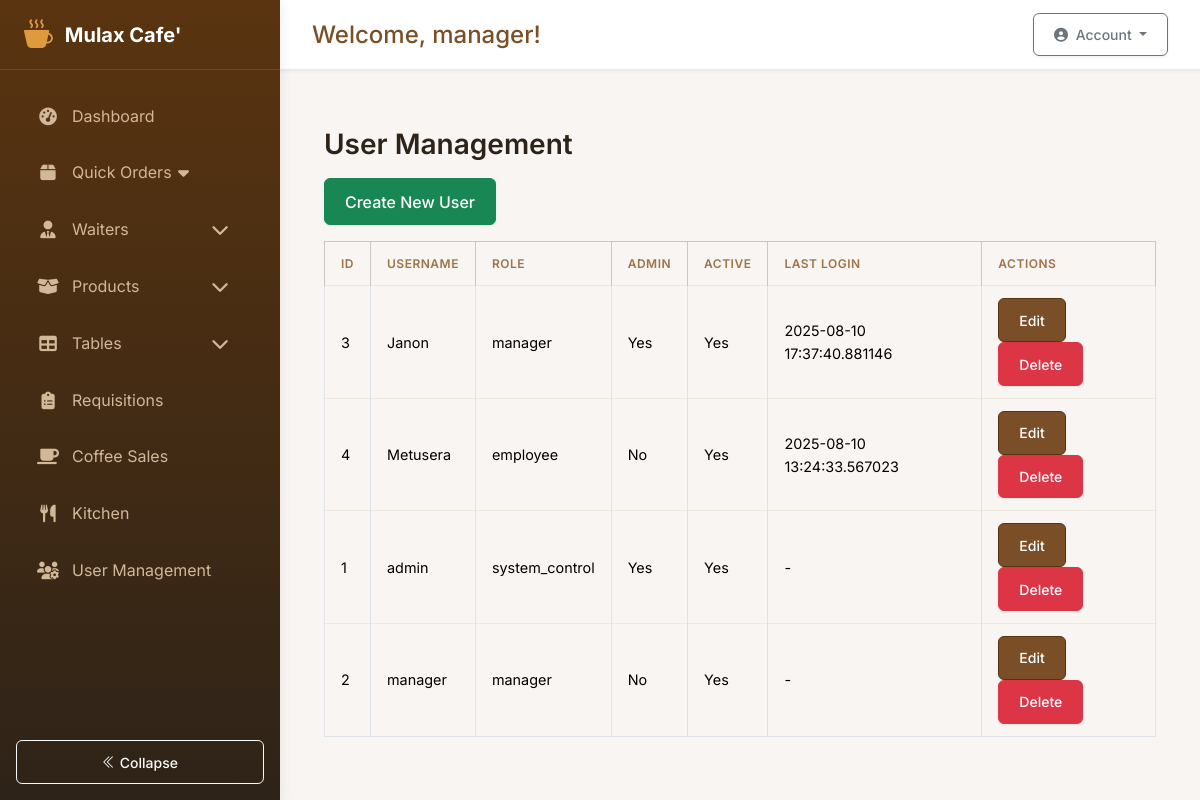
Before: /auth/admin/users (signed in) with the older database file.
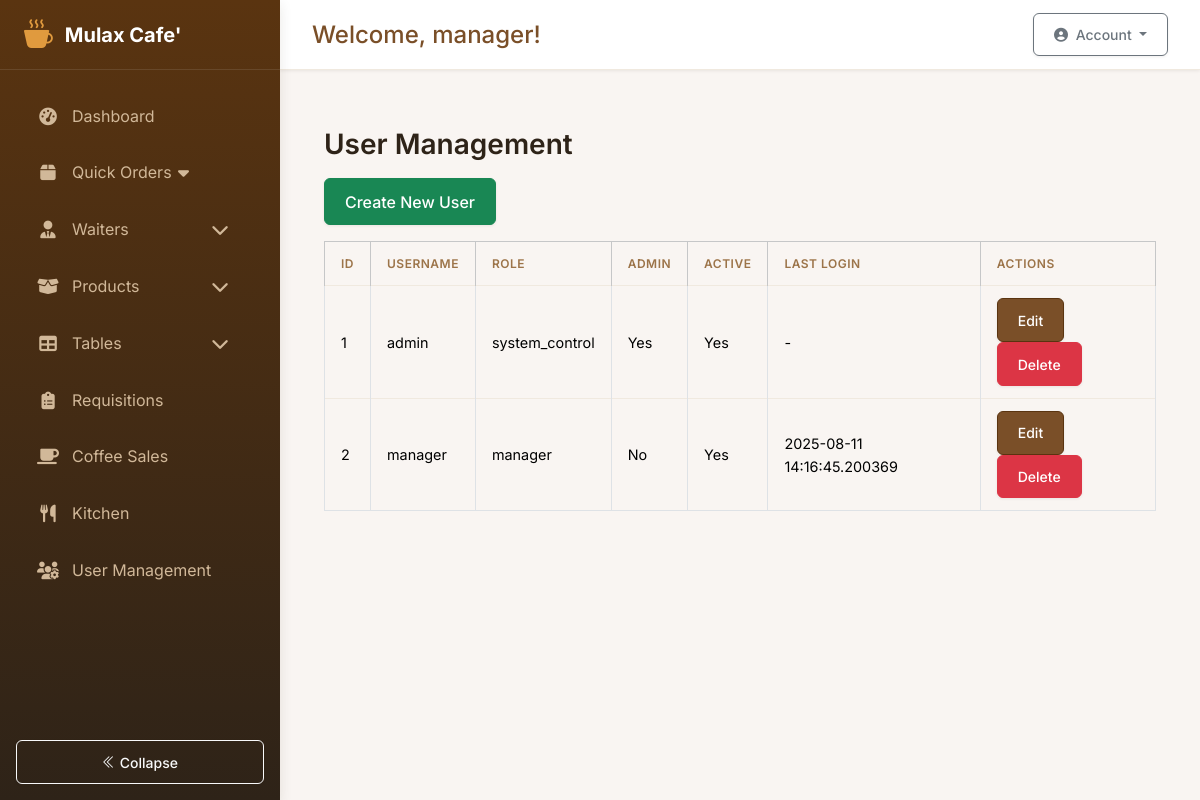
After: the same page with the newer database file.
### app/models.py (models this page shows, shortened)
class User(db.Model, UserMixin):
    __tablename__ = 'users'
    id = db.Column(db.Integer, primary_key=True)
    username = db.Column(db.String(80), unique=True, nullable=False)
    password_hash = db.Column(db.String(128))
    role = db.Column(db.String(20), default='employee')  # Possible values: 'system_control', 'manager', 'employee'
    is_admin = db.Column(db.Boolean, default=False)
    active = db.Column(db.Boolean, default=True)
    created_at = db.Column(db.DateTime, default=lambda: datetime.now(pytz.timezone('Africa/Kigali')))
    last_login = db.Column(db.DateTime)
    must_change_password = db.Column(db.Boolean, default=True)
    current_shift_id = db.Column(db.Integer, db.ForeignKey('shifts.id'))
    current_shift = db.relationship('Shift', back_populates='users')
    attendances = db.relationship('Attendance', back_populates='user')
    stock_movements = db.relationship('StockMovement', back_populates='user')
    requisitions = db.relationship(
        'Requisition',
        back_populates='requester',
        foreign_keys='[Requisition.user_id]'
    )
    approved_requisitions = db.relationship(
        'Requisition',
        back_populates='approver',
        foreign_keys='[Requisition.approved_by]'
    )
    coffee_sales = db.relationship('CoffeeSale', back_populates='recorder')
    orders_recorded = db.relationship('Order', back_populates='recorder', foreign_keys='[Order.recorded_by]')
    orders_served = db.relationship('Order', back_populates='server', foreign_keys='[Order.served_by]')
    orders_created = db.relationship('Order', back_populates='user', foreign_keys='Order.user_id')
    def is_system_control(self):
        return self.role == 'system_control' or self.is_admin
    def is_employee(self):
        return self.role == 'employee'
    def get_current_shift(self):
        if self.is_admin or self.is_system_control():
            return None  # Admins can see all shifts
        return self.current_shift

### app/auth/auth.py (the view)
@bp.route('/admin/users')
@login_required
def manage_users():
    users = User.query.order_by(User.username).all()
    for user in users:
        if user.last_login:
            user.formatted_last_login = user.last_login.strftime('%Y-%m-%d %H:%M')
        else:
            user.formatted_last_login = None
    return render_template('auth/manage_users.html', users=users)

### app/templates/auth/manage_users.html
{% extends 'base.html' %}
{% block content %}
<div class="container mt-4">
    <h3 class="mb-3">User Management</h3>
    <a href="{{ url_for('auth.create_user') }}" class="btn btn-success mb-3">Create New User</a>
    <table class="table table-bordered table-hover">
        <thead class="table-light">
            <tr>
                <th>ID</th>
                <th>Username</th>
                <th>Role</th>
                <th>Admin</th>
                <th>Active</th>
                <th>Last Login</th>
                <th>Actions</th>
            </tr>
        </thead>
        <tbody>
        {% for user in users %}
            <tr>
                <td>{{ user.id }}</td>
                <td>{{ user.username }}</td>
                <td>{{ user.role }}</td>
                <td>{{ 'Yes' if user.is_admin else 'No' }}</td>
                <td>{{ 'Yes' if user.active else 'No' }}</td>
                <td>{{ user.last_login or '-' }}</td>
                <td>
                    <a href="{{ url_for('auth.edit_user', user_id=user.id) }}" class="btn btn-sm btn-primary">Edit</a>
                    <form method="POST" action="{{ url_for('auth.delete_user', user_id=user.id) }}" style="display:inline-block" onsubmit="return confirm('Are you sure?');">
                        <button class="btn btn-sm btn-danger">Delete</button>
                    </form>
                </td>
            </tr>
        {% endfor %}
        </tbody>
    </table>
</div>
{% endblock %}

### app/templates/base.html (shortened to what the changed rows need)
<!DOCTYPE html>
<html lang="en">
<head>
    <link rel="stylesheet" href="https://cdn.jsdelivr.net/npm/bootstrap-icons@1.11.1/font/bootstrap-icons.css">
    <link href="https://cdn.jsdelivr.net/npm/bootstrap@5.3.2/dist/css/bootstrap.min.css" rel="stylesheet">
    <link href="{{ url_for('static', filename='css/styles.css') }}" rel="stylesheet">
    <link rel="stylesheet" href="https://cdnjs.cloudflare.com/ajax/libs/font-awesome/6.5.2/css/all.min.css">
    <link rel="stylesheet" href="https://cdn.datatables.net/1.11.5/css/dataTables.bootstrap5.min.css">
</head>
<body>
    {% if current_user.is_authenticated %}
        <div class="app-container">
            <aside class="sidebar" id="sidebar">
                <div class="sidebar-header">
                    <a href="#" class="sidebar-brand">
                        <i class="bi bi-cup-hot-fill"></i>
                        <span>Mulax Cafe'</span>
                    </a>
                </div>
                <div class="sidebar-nav-container">
                    <ul class="sidebar-nav">
                        {% if current_user.role in ['admin', 'manager'] %}
                            <li class="nav-item">
                                <a class="sidebar-nav-link" href="{{ url_for('main.dashboard') }}">
                                    <i class="fas fa-tachometer-alt"></i><span>Dashboard</span>
                                </a>
                            </li>
                        {% endif %}
                        <li class="nav-item">
                            <a class="sidebar-nav-link collapsed" href="#" data-bs-toggle="collapse" data-bs-target="#ordersMenu" aria-expanded="false">
                                <i class="fas fa-box"></i><span>Quick Orders</span>
                                <i class="fas fa-caret-down float-end"></i>
                            </a>
                        </li>
                        {% if current_user.role in ['admin', 'manager'] %}
<li class="nav-item">
    <a class="sidebar-nav-link d-flex align-items-center" href="#waitersSubmenu" data-bs-toggle="collapse" role="button" aria-expanded="false" aria-controls="waitersSubmenu">
        <i class="fas fa-user-tie"></i>
        <span>Waiters</span>
        <i class="fas fa-chevron-down ms-auto menu-toggle"></i>
    </a>
</li>
{% endif %}
                        <li class="nav-item">
                            <a class="sidebar-nav-link d-flex align-items-center" href="#productSubmenu" data-bs-toggle="collapse" role="button" aria-expanded="false" aria-controls="productSubmenu">
                                <i class="fas fa-box-open"></i>
                                <span>Products</span>
                                <i class="fas fa-chevron-down ms-auto menu-toggle"></i>
                            </a>
                        </li>
                        <li class="nav-item">
                            <a class="sidebar-nav-link d-flex align-items-center" href="#tablesSubmenu" data-bs-toggle="collapse" role="button" aria-expanded="false" aria-controls="tablesSubmenu">
                                <i class="fas fa-table"></i>
                                <span>Tables</span>
                                <i class="fas fa-chevron-down ms-auto menu-toggle"></i>
                            </a>
                        </li>
                        <li class="nav-item">
                            <a class="sidebar-nav-link" href="{{ url_for('requisitions.list_requisitions') }}">
                                <i class="fas fa-clipboard-list"></i><span>Requisitions</span>
                            </a>
                        </li>
                        <li class="nav-item">
                            <a class="sidebar-nav-link" href="{{ url_for('coffee.list_sales') }}">
                                <i class="fas fa-coffee"></i><span>Coffee Sales</span>
                            </a>
                        </li>
                        <li class="nav-item">
                            <a class="sidebar-nav-link" href="{{ url_for('kitchen.inventory') }}">
                                <i class="fas fa-utensils"></i><span>Kitchen</span>
                            </a>
                        </li>
                        {% if current_user.role in ['manager'] %}
                        <li class="nav-item">
                            <a class="sidebar-nav-link" href="{{ url_for('auth.manage_users') }}">
                                <i class="fas fa-users-cog"></i><span>User Management</span>
                            </a>
                        </li>
                        {% endif %}
                    </ul>
                </div>
                <div class="sidebar-footer p-3">
                    <button class="sidebar-toggle btn btn-sm btn-outline-light w-100" id="sidebarToggle">
                        <i class="bi bi-chevron-double-left"></i> <span>Collapse</span>
                    </button>
                </div>
            </aside>
            <main class="main-content" id="main-content">
                <div class="content-wrapper">
                    <div class="top-bar">
                        <div class="welcome-message">
                            <h4>Welcome, {{ current_user.username }}!</h4>
                        </div>
                        <div class="user-profile">
                            <div class="dropdown">
                                <button class="btn btn-sm btn-outline-secondary dropdown-toggle" type="button" id="dropdownMenuButton" data-bs-toggle="dropdown" aria-expanded="false">
                                    <i class="fas fa-user-circle me-1"></i> Account
                                </button>
                            </div>
                        </div>
                    </div>
                    <div class="content-container">
                        {% block content %}{% endblock %}
                    </div>
                </div>
            </main>
        </div>
    {% endif %}
</body>
</html>

Changed rows visible on the page:
removed User: id "3", username "Janon", role "manager", is_admin "Yes", active "Yes", last_login "2025-08-10 17:37:40.881146"
removed User: id "4", username "Metusera", role "employee", is_admin "No", active "Yes", last_login "2025-08-10 13:24:33.567023"
changed User "manager": last_login "-" → "2025-08-11 14:16:45.200369"
